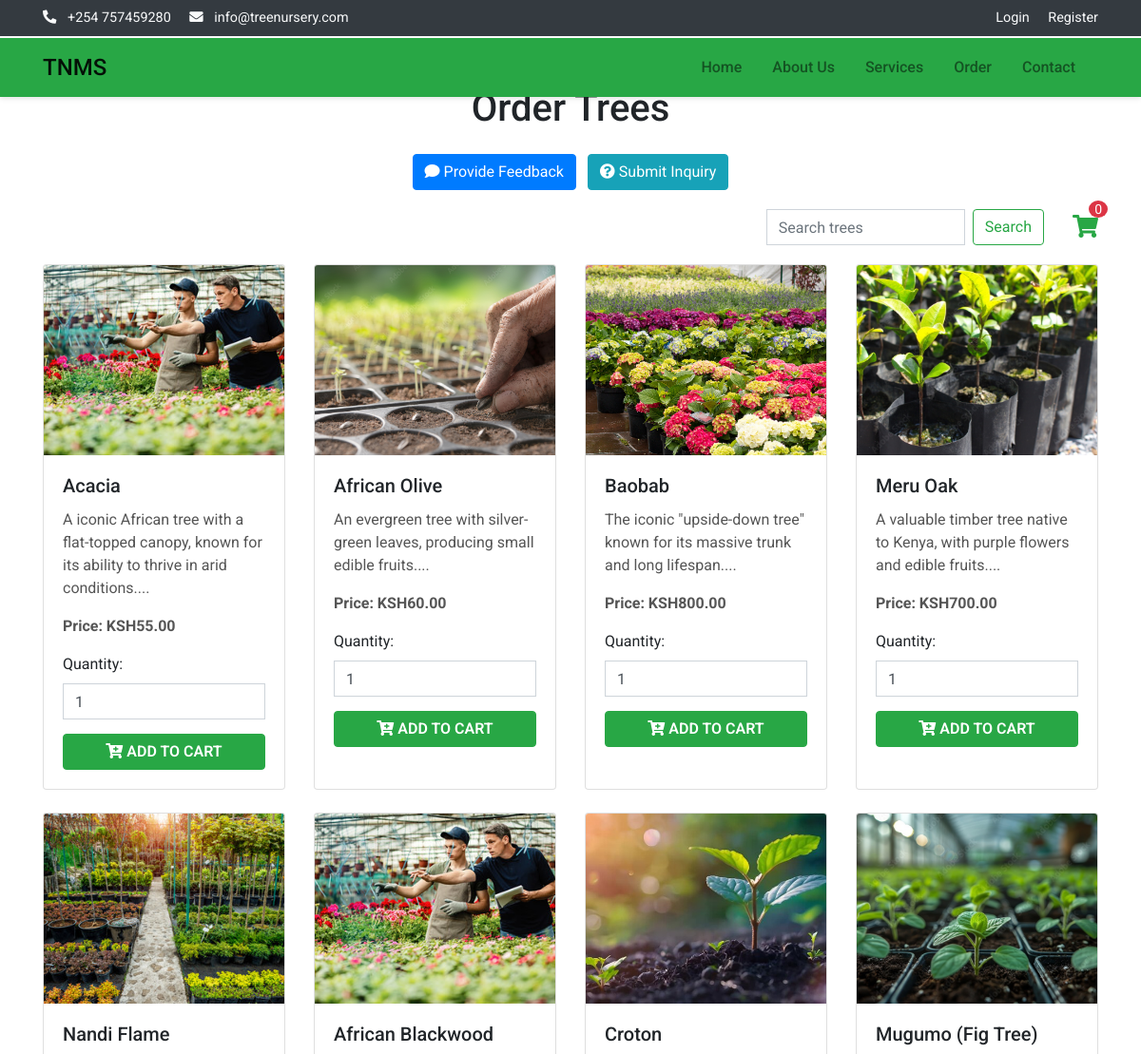
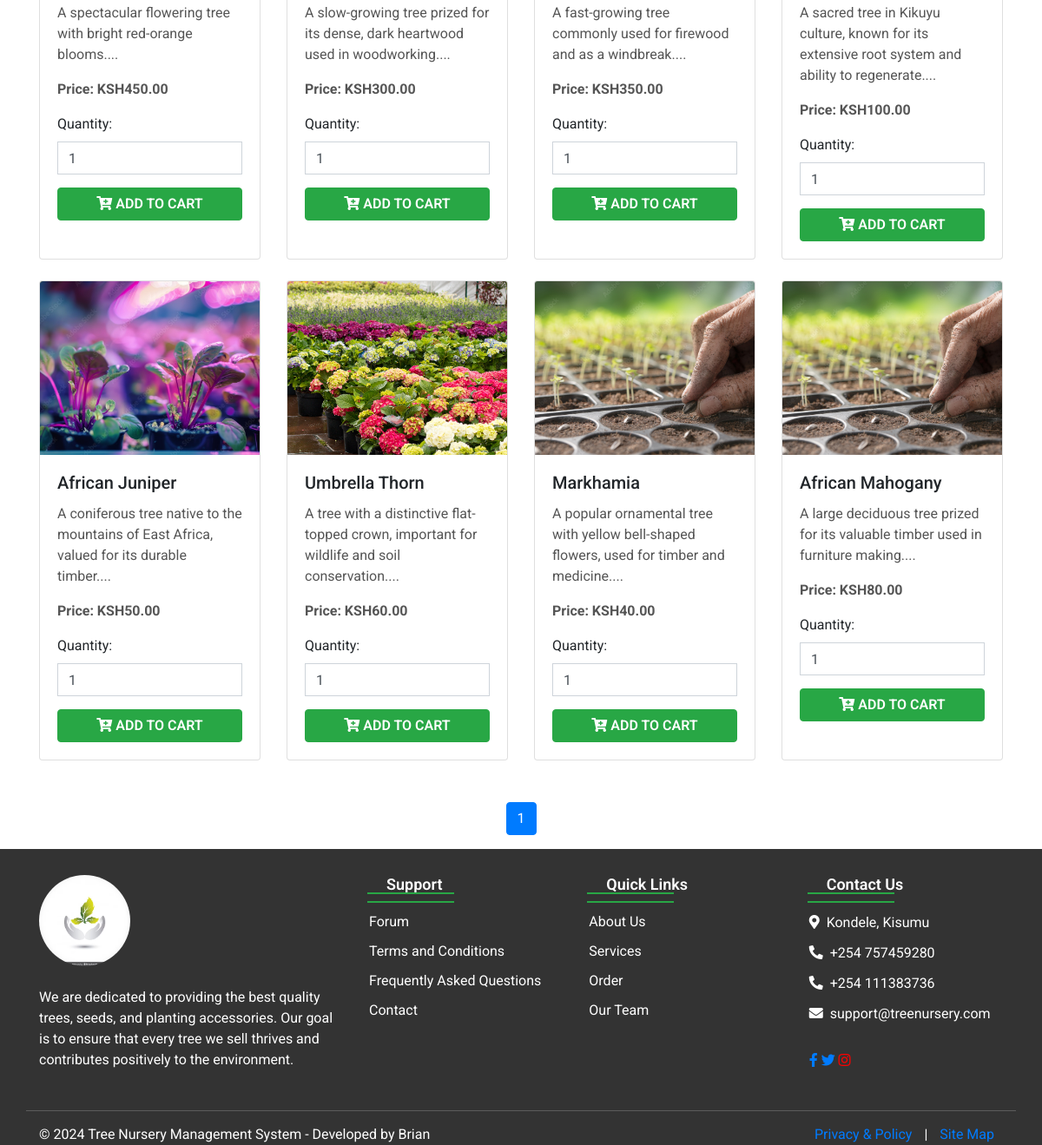
The app's page /order.php with its own data (2 pictures, top to bottom).
### tables this page shows
CREATE TABLE trees (
    id INT AUTO_INCREMENT PRIMARY KEY,
    name VARCHAR(100) NOT NULL,
    scientific_name VARCHAR(100),
    description TEXT,
    price DECIMAL(10, 2) NOT NULL,
    stock_quantity INT NOT NULL,
    image_url VARCHAR(255),
    category VARCHAR(50),
    growth_rate VARCHAR(20),
    mature_height VARCHAR(20),
    sunlight_requirement VARCHAR(50),
    watering_need VARCHAR(50),
    created_at TIMESTAMP DEFAULT CURRENT_TIMESTAMP,
    updated_at TIMESTAMP DEFAULT CURRENT_TIMESTAMP ON UPDATE CURRENT_TIMESTAMP
);

### order.php (the view, shortened to what this page needs)
<?php
include_once('includes/config.php');
$search = isset($_GET['search']) ? mysqli_real_escape_string($con, $_GET['search']) : '';
$where_clause = $search ? "WHERE name LIKE '%$search%'" : '';
$trees_per_page = 12;
$page = isset($_GET['page']) ? (int)$_GET['page'] : 1;
$offset = ($page - 1) * $trees_per_page;
$query = "SELECT * FROM trees $where_clause LIMIT $offset, $trees_per_page";
$result = mysqli_query($con, $query);
$total_trees_query = "SELECT COUNT(*) as total FROM trees $where_clause";
$total_trees_result = mysqli_query($con, $total_trees_query);
$total_trees = mysqli_fetch_assoc($total_trees_result)['total'];
$total_pages = ceil($total_trees / $trees_per_page);
$cart_count = array_sum($_SESSION['cart']);
?>
<!DOCTYPE html>
<html lang="en">
<head>
    <link rel="stylesheet" href="https://maxcdn.bootstrapcdn.com/bootstrap/4.5.2/css/bootstrap.min.css">
    <link rel="stylesheet" href="https://cdnjs.cloudflare.com/ajax/libs/font-awesome/5.15.4/css/all.min.css">
    <link rel="stylesheet" href="styles.css">
</head>
<body>
    <?php include("includes/header.php"); ?>
    <div class="container mt-5" style="margin-top:90px;">
        <h1 class="text-center mb-4">Order Trees</h1>
        <div class="action-buttons text-center">
            <a href="feedback.php" class="btn btn-primary mr-2">
                <i class="fas fa-comment"></i> Provide Feedback
            </a>
            <a href="inquiry.php" class="btn btn-info">
                <i class="fas fa-question-circle"></i> Submit Inquiry
            </a>
        </div>
        <div class="search-cart-container">
            <form class="form-inline search-form" action="order.php" method="get">
                <input class="form-control mr-sm-2" type="search" placeholder="Search trees" aria-label="Search" name="search" value="<?php echo htmlspecialchars($search); ?>">
                <button class="btn btn-outline-success my-2 my-sm-0" type="submit">Search</button>
            </form>
            <a href="cart.php" class="cart-icon">
                <i class="fas fa-shopping-cart"></i>
                <span class="cart-count"><?php echo $cart_count; ?></span>
            </a>
        </div>
        <div class="row">
            <?php while ($tree = mysqli_fetch_assoc($result)): ?>
                <div class="col-md-3 mb-4">
                    <div class="card tree-card">
                        <img src="<?php echo $tree['image_url']; ?>" class="card-img-top tree-image" alt="<?php echo $tree['name']; ?>">
                        <div class="card-body">
                            <h5 class="card-title"><?php echo $tree['name']; ?></h5>
                            <p class="card-text"><?php echo substr($tree['description'], 0, 100) . '...'; ?></p>
                            <p class="card-text"><strong>Price: KSH<?php echo $tree['price']; ?></strong></p>
                            <form action="order.php" method="post">
                                <div class="form-group">
                                    <label for="quantity">Quantity:</label>
                                    <input type="number" class="form-control" id="quantity" name="quantity" value="1" min="1">
                                </div>
                                <button type="submit" name="add_to_cart" class="btn btn-success btn-block">
                                    <i class="fas fa-cart-plus"></i> Add to Cart
                                </button>
                            </form>
                        </div>
                    </div>
                </div>
            <?php endwhile; ?>
        </div>
        <nav aria-label="Page navigation" class="mt-4">
            <ul class="pagination justify-content-center">
                <?php
                $start_page = max(1, $page - 2);
                $end_page = min($total_pages, $page + 2);
                for ($i = $start_page; $i <= $end_page; $i++):
                ?>
                    <li class="page-item <?php echo $i === $page ? 'active' : ''; ?>">
                        <a class="page-link" href="?page=<?php echo $i; ?>&search=<?php echo urlencode($search); ?>"><?php echo $i; ?></a>
                    </li>
                <?php endfor; ?>
            </ul>
        </nav>
    </div>
    <?php include("includes/footer.php"); ?>
</body>
</html>

### includes/header.php (shortened to what this page needs)
<div class="top-bar bg-dark text-light py-2">
    <div class="container d-flex justify-content-between align-items-center">
        <div>
            <i class="fas fa-phone-alt mr-2"></i> +254 757459280
            <i class="fas fa-envelope ml-3 mr-2"></i> info@treenursery.com
        </div>
        <div>
            <a href="login.php" class="text-light mr-3">Login</a>
            <a href="register.php" class="text-light">Register</a>
        </div>
    </div>
</div>
<nav class="navbar navbar-expand-lg navbar-light ">
    <div class="container">
        <a class="navbar-brand" href="#">TNMS</a>
        <div class="collapse navbar-collapse" id="navbarNav">
            <ul class="navbar-nav ml-auto">
                <li class="nav-item">
                    <a class="nav-link" href="main.php">Home</a>
                </li>
                <li class="nav-item">
                    <a class="nav-link" href="about.php">About Us</a>
                </li>
                <li class="nav-item">
                    <a class="nav-link" href="service.php">Services</a>
                </li>
                <li class="nav-item">
                    <a class="nav-link" href="order.php">Order</a>
                </li>
                <li class="nav-item">
                    <a class="nav-link" href="contact.php">Contact</a>
                </li>
            </ul>
        </div>
    </div>
</nav>

### includes/footer.php
<footer class="full-row-footer bg-secondary p-0">
    <div class="container" style="padding-top:30px;">
        <div class="row">
            <div class="col-lg-12">
                <div class="divider py-40">
                    <div class="row">
                        <div class="col-md-12 col-lg-4">
                            <div class="footer-widget mb-4">
                                <div class="footer-logo mb-4">
                                    <a href="#"><img class="logo-bottom" src="images/logotree.avif" alt="Tree Nursery Logo" style="width:30%;border-radius:50%;"></a>
                                </div>
                                <p class="pb-20 text-white">We are dedicated to providing the best quality trees, seeds, and planting accessories. Our goal is to ensure that every tree we sell thrives and contributes positively to the environment.</p>
                            </div>
                        </div>
                        <div class="col-md-12 col-lg-8">
                            <div class="row">
                                <div class="col-md-4 col-lg-4">
                                    <div class="footer-widget footer-nav mb-4">
                                        <h4 class="widget-title text-white double-down-line-left position-relative" >Support</h4>
                                        <ul class="hover-text-primary">
                                            <li><a href="#" class="text-white">Forum</a></li>
                                            <li><a href="#" class="text-white">Terms and Conditions</a></li>
                                            <li><a href="#" class="text-white">Frequently Asked Questions</a></li>
                                            <li><a href="contact.php" class="text-white">Contact</a></li>
                                        </ul>
                                    </div>
                                </div>
                                <div class="col-md-4 col-lg-4">
                                    <div class="footer-widget footer-nav mb-4">
                                        <h4 class="widget-title text-white double-down-line-left position-relative">Quick Links</h4>
                                        <ul class="hover-text-primary">
                                            <li><a href="about.php" class="text-white">About Us</a></li>
                                            <li><a href="#" class="text-white">Services</a></li>
                                            <li><a href="#" class="text-white">Order</a></li>
                                            <li><a href="team.php" class="text-white">Our Team</a></li>
                                        </ul>
                                    </div>
                                </div>
                                <div class="col-md-4 col-lg-4">
                                    <div class="footer-widget">
                                        <h4 class="widget-title text-white double-down-line-left position-relative">Contact Us</h4>
                                        <ul class="text-white">
                                            <li class="hover-text-primary"><i class="fas fa-map-marker-alt text-white mr-2 font-13 mt-1"></i>Kondele, Kisumu</li>
                                            <li class="hover-text-primary"><i class="fas fa-phone-alt text-white mr-2 font-13 mt-1"></i>+254 757459280</li>
                                            <li class="hover-text-primary"><i class="fas fa-phone-alt text-white mr-2 font-13 mt-1"></i>+254 111383736</li>
                                            <li class="hover-text-primary"><i class="fas fa-envelope text-white mr-2 font-13 mt-1"></i>support@treenursery.com</li>
                                        </ul>
                                    </div>
                                    <div class="footer-widget media-widget mt-4 text-white hover-text-primary">
                                        <a href="#"><i class="fab fa-facebook-f"></i></a>
                                        <a href="#"><i class="fab fa-twitter"></i></a>
                                        <a href="#"><i class="fab fa-instagram"style="color:red;width:16px;"></i></a>
                                    </div>
                                </div>
                            </div>
                        </div>
                    </div>
                </div>
            </div>
        </div>
        <div class="row copyright">
            <div class="col-sm-6">
                <span class="text-white">© <?php echo date('Y'); ?> Tree Nursery Management System - Developed by Brian</span>
            </div>
            <div class="col-sm-6">
                <ul class="line-menu text-white hover-text-primary float-right">
                    <li><a href="#">Privacy & Policy</a></li>
                    <li>|</li>
                    <li><a href="#">Site Map</a></li>
                </ul>
            </div>
        </div>
    </div>
</footer>

### styles.css (style rules this page uses)
* { padding: 0; margin: 0; box-sizing: border-box; }
body { font-family: 'Roboto', sans-serif; margin-top: 90px; }
.top-bar { font-size: 0.9rem; z-index: 1000; position: fixed; width: 100%; top: 0; }
.top-bar a { text-decoration: none; }
.navbar { box-shadow: 0 2px 5px rgba(0, 0, 0, 0.1); z-index: 999; position: fixed; width: 100%; top: 40px; transition: top 0.3s; background-color: #28a745; }
.navbar .navbar-brand { font-weight: 500; font-size: 1.5rem; }
.navbar .nav-link { font-weight: 500; margin-right: 1rem; transition: color 0.2s; }
.text-white { color: #ffffff; }
.form-group { margin-bottom: 15px; }
.form-control { border-radius: 0; box-shadow: none; border: 1px solid #ced4da; }
.btn-success { background-color: #28a745; border-color: #28a745; color: #fff; font-weight: 600; text-transform: uppercase; }
p { font-family: 'Roboto', sans-serif; color: #555; }
.full-row-footer { background-color: #333 !important; }
.footer-widget { margin-bottom: 30px; }
.footer-logo img { max-width: 200px; }
.footer-widget .widget-title { font-size: 18px; font-weight: 600; position: relative; margin-bottom: 20px; width: 80px; }
.footer-widget ul { list-style: none; padding-left: 0; }
.footer-widget ul li { margin-bottom: 10px; }
.footer-widget ul li a { color: #fff; text-decoration: none; transition: color 0.3s ease; }
.widget-title { text-wrap: nowrap; text-align: center; }
.double-down-line-left { position: relative; display: inline-block; padding-left: 20px; }
.double-down-line-left::after, .double-down-line-left::before { content: ""; position: absolute; height: 2px; background-color: #28a745; width: 100px; bottom: 0; left: 60%; transform: translateX(-50%); }
.double-down-line-left::after { bottom: -10px; }
.cart-icon { position: relative; display: inline-block; margin-left: 15px; }
.cart-icon .cart-count { position: absolute; top: -10px; right: -10px; background-color: #dc3545; color: #fff; border-radius: 50%; padding: 2px 6px; font-size: 14px; line-height: 1; }
.text-white { color: #ffffff !important; }
.copyright { border-top: 1px solid rgba(255, 255, 255, 0.2); padding-top: 15px; margin-top: 15px; }
.copyright .line-menu { list-style: none; padding-left: 0; margin-bottom: 0; }
.copyright .line-menu li { display: inline; margin-right: 10px; }

### order.php (style rules this page uses)
.tree-card { height: 100%; }
.tree-image { height: 200px; object-fit: cover; }
.search-cart-container { display: flex; justify-content: flex-end; align-items: center; margin-bottom: 20px; }
.search-form { margin-right: 15px; }
.cart-icon { font-size: 24px; color: #28a745; position: relative; }
.cart-count { position: absolute; top: -10px; right: -10px; background-color: #dc3545; color: white; border-radius: 50%; padding: 2px 6px; font-size: 12px; }
.action-buttons { margin-bottom: 20px; }

### records on screen
trees: image_url (picture), name "Acacia", description "A iconic African tree with a flat-topped canopy, known for its ability to thrive in arid conditions.", price "55.00"
trees: image_url (picture), name "African Olive", description "An evergreen tree with silver-green leaves, producing small edible fruits.", price "60.00"
trees: image_url (picture), name "Baobab", description "The iconic \"upside-down tree\" known for its massive trunk and long lifespan.", price "800.00"
trees: image_url (picture), name "Meru Oak", description "A valuable timber tree native to Kenya, with purple flowers and edible fruits.", price "700.00"
trees: image_url (picture), name "Nandi Flame", description "A spectacular flowering tree with bright red-orange blooms.", price "450.00"
trees: image_url (picture), name "African Blackwood", description "A slow-growing tree prized for its dense, dark heartwood used in woodworking.", price "300.00"
trees: image_url (picture), name "Croton", description "A fast-growing tree commonly used for firewood and as a windbreak.", price "350.00"
trees: image_url (picture), name "Mugumo (Fig Tree)", description "A sacred tree in Kikuyu culture, known for its extensive root system and ability to regenerate.", price "100.00"
trees: image_url (picture), name "African Juniper", description "A coniferous tree native to the mountains of East Africa, valued for its durable timber.", price "50.00"
trees: image_url (picture), name "Umbrella Thorn", description "A tree with a distinctive flat-topped crown, important for wildlife and soil conservation.", price "60.00"
trees: image_url (picture), name "Markhamia", description "A popular ornamental tree with yellow bell-shaped flowers, used for timber and medicine.", price "40.00"
trees: image_url (picture), name "African Mahogany", description "A large deciduous tree prized for its valuable timber used in furniture making.", price "80.00"

### other values on screen
$cart_count "0"
